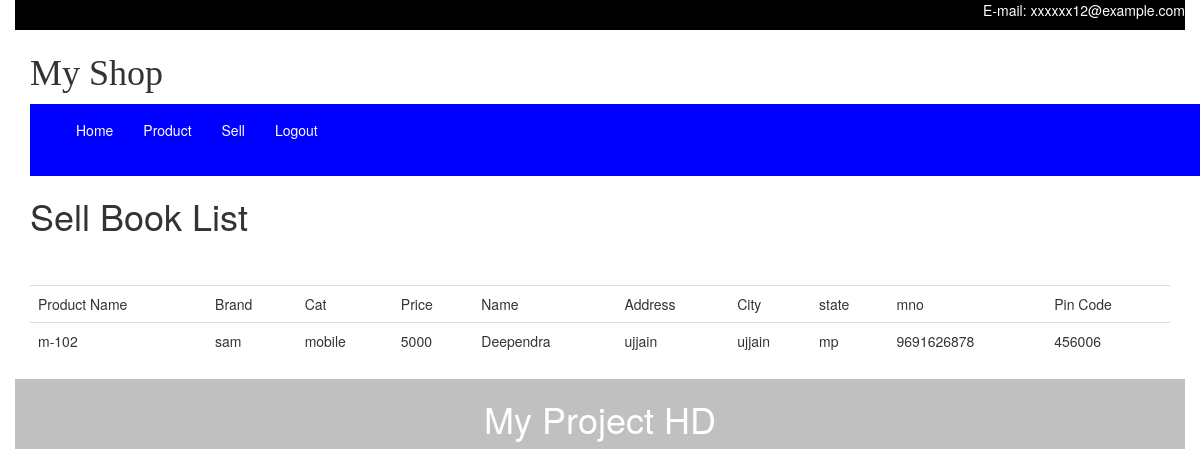
The page /admin/sell.php on the database its author committed.
### tables this page shows
CREATE TABLE IF NOT EXISTS `sell` (
  `id` int(11) NOT NULL AUTO_INCREMENT,
  `pname` varchar(50) DEFAULT NULL,
  `brand` varchar(50) DEFAULT NULL,
  `cat` varchar(50) DEFAULT NULL,
  `price` varchar(20) DEFAULT NULL,
  `name` varchar(50) DEFAULT NULL,
  `add1` varchar(50) DEFAULT NULL,
  `city` varchar(50) DEFAULT NULL,
  `state` varchar(50) DEFAULT NULL,
  `mno` varchar(50) DEFAULT NULL,
  `pin` varchar(50) DEFAULT NULL,
  PRIMARY KEY (`id`)
);

### admin/sell.php (the view, shortened to what this page needs)
<?php
include("connection.php");
?>
<!DOCTYPE html>
<html>
<head>
	<link type="text/css" rel="stylesheet" href="css/bootstrap.css" />
</head>
<body>
	<div class="container-fluid">
		<div class="container-fluid" style="background-color: black;color: white;">
		<div class="container">
	     <p class="pull-right">E-mail: xxxxxx12@example.com</p>
	   </div>
	   </div>
		<div class="container">
			<h1><font face="Centaur">My Shop</font></h1>
		</div>
		<div class="container">
												<div class="container" style="background: blue; color: white;">
								<div class="row">
								<div class="col-sm-12 mymanu">
								<nav class="navbar ">
								<div class="collapse navbar-collapse" id="mystyle">
								    <ul class="nav navbar-nav">
								<li><a href="ahome.php" class="active"><font color="white">Home</font></a></li>
								<li><a href="pro.php"><font color="white">Product</font></a></li>
								<li><a href="sell.php"><font color="white">Sell</font></a></li>
								<li><a href="index.php"><font color="white">Logout</a></font></li>
								</ul>
								</nav>
								</div>
								</div>
								</div>
		</div>
		<div class="container">
				<h1>Sell Book List</h1><br><br>
				<table class="table">
                 <tr>
                     <td>Product Name</td>
                      <td>Brand</td>
                       <td>Cat</td>
                        <td>Price</td>
                         <td>Name</td>
                          <td>Address</td>
                           <td>City</td>
                           <td>state</td>
                            <td>mno</td>
                            <td>Pin Code</td>
                 </tr>
                 <?php
                  $q="select * from sell";
                  $run=mysqli_query($link,$q);
                  while($row=mysqli_fetch_array($run))
                  {
                       $pname=$row['pname'];
                       $brand=$row['brand'];
                       $cat=$row['cat'];
                       $price=$row['price'];
                       $name=$row['name'];
                       $add1=$row['add1'];
                       $city=$row['city'];
                       $state=$row['state'];
                       $mno=$row['mno'];
                       $pin=$row['pin'];
                  ?>
                  <tr>
                  	<td><?php echo $pname; ?></td>
                  	<td><?php echo $brand; ?></td>
                  	<td><?php echo $cat; ?></td>
                  		<td><?php echo $price; ?></td>
                  	<td><?php echo $name; ?></td>
                  	<td><?php echo $add1; ?></td>
                  	<td><?php echo $city; ?></td>
                  	<td><?php echo $state; ?></td>
                  	<td><?php echo $mno; ?></td>
                  	<td><?php echo $pin; ?></td>
                  <?php
                  }
                 ?>
				</table>
		</div>
		<div class="container" style="background-color: silver;color: white">
			<h1 align="center">My Project HD</h1>
		</div>
	</div>
</body>
</html>

### rows shown on the page
sell: pname "m-102", brand "sam", cat "mobile", price "5000", name "Deependra", add1 "ujjain", city "ujjain", state "mp", mno "9691626878", pin "456006"
